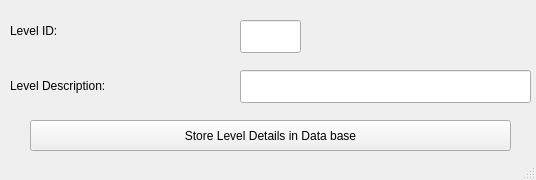
<?xml version="1.0" encoding="UTF-8"?>
<ui version="4.0">
 <class>MainWindow</class>
 <widget class="QMainWindow" name="MainWindow">
  <property name="geometry">
   <rect>
    <x>0</x>
    <y>0</y>
    <width>536</width>
    <height>180</height>
   </rect>
  </property>
  <property name="windowTitle">
   <string>Level Details</string>
  </property>
  <widget class="QWidget" name="centralwidget">
   <widget class="QPushButton" name="pushButton">
    <property name="geometry">
     <rect>
      <x>30</x>
      <y>120</y>
      <width>481</width>
      <height>31</height>
     </rect>
    </property>
    <property name="styleSheet">
     <string notr="true">font: 75 13pt &quot;Rockwell&quot;;</string>
    </property>
    <property name="text">
     <string>Store Level Details in Data base</string>
    </property>
   </widget>
   <widget class="QLineEdit" name="lineEdit_3">
    <property name="geometry">
     <rect>
      <x>240</x>
      <y>20</y>
      <width>61</width>
      <height>33</height>
     </rect>
    </property>
   </widget>
   <widget class="QLineEdit" name="lineEdit_4">
    <property name="geometry">
     <rect>
      <x>240</x>
      <y>70</y>
      <width>291</width>
      <height>33</height>
     </rect>
    </property>
   </widget>
   <widget class="QLabel" name="label_3">
    <property name="geometry">
     <rect>
      <x>10</x>
      <y>20</y>
      <width>181</width>
      <height>21</height>
     </rect>
    </property>
    <property name="styleSheet">
     <string notr="true">font: 75 13pt &quot;Rockwell&quot;;</string>
    </property>
    <property name="text">
     <string>Level ID:</string>
    </property>
   </widget>
   <widget class="QLabel" name="label_4">
    <property name="geometry">
     <rect>
      <x>10</x>
      <y>70</y>
      <width>221</width>
      <height>31</height>
     </rect>
    </property>
    <property name="styleSheet">
     <string notr="true">font: 75 13pt &quot;Rockwell&quot;;</string>
    </property>
    <property name="text">
     <string>Level Description:</string>
    </property>
   </widget>
   <widget class="QLabel" name="label">
    <property name="geometry">
     <rect>
      <x>0</x>
      <y>0</y>
      <width>501</width>
      <height>191</height>
     </rect>
    </property>
    <property name="text">
     <string/>
    </property>
    <property name="pixmap">
     <pixmap>dsBuffer.bmp.png</pixmap>
    </property>
   </widget>
   <zorder>label</zorder>
   <zorder>pushButton</zorder>
   <zorder>lineEdit_3</zorder>
   <zorder>lineEdit_4</zorder>
   <zorder>label_3</zorder>
   <zorder>label_4</zorder>
  </widget>
  <widget class="QStatusBar" name="statusbar"/>
 </widget>
 <resources/>
 <connections/>
</ui>
